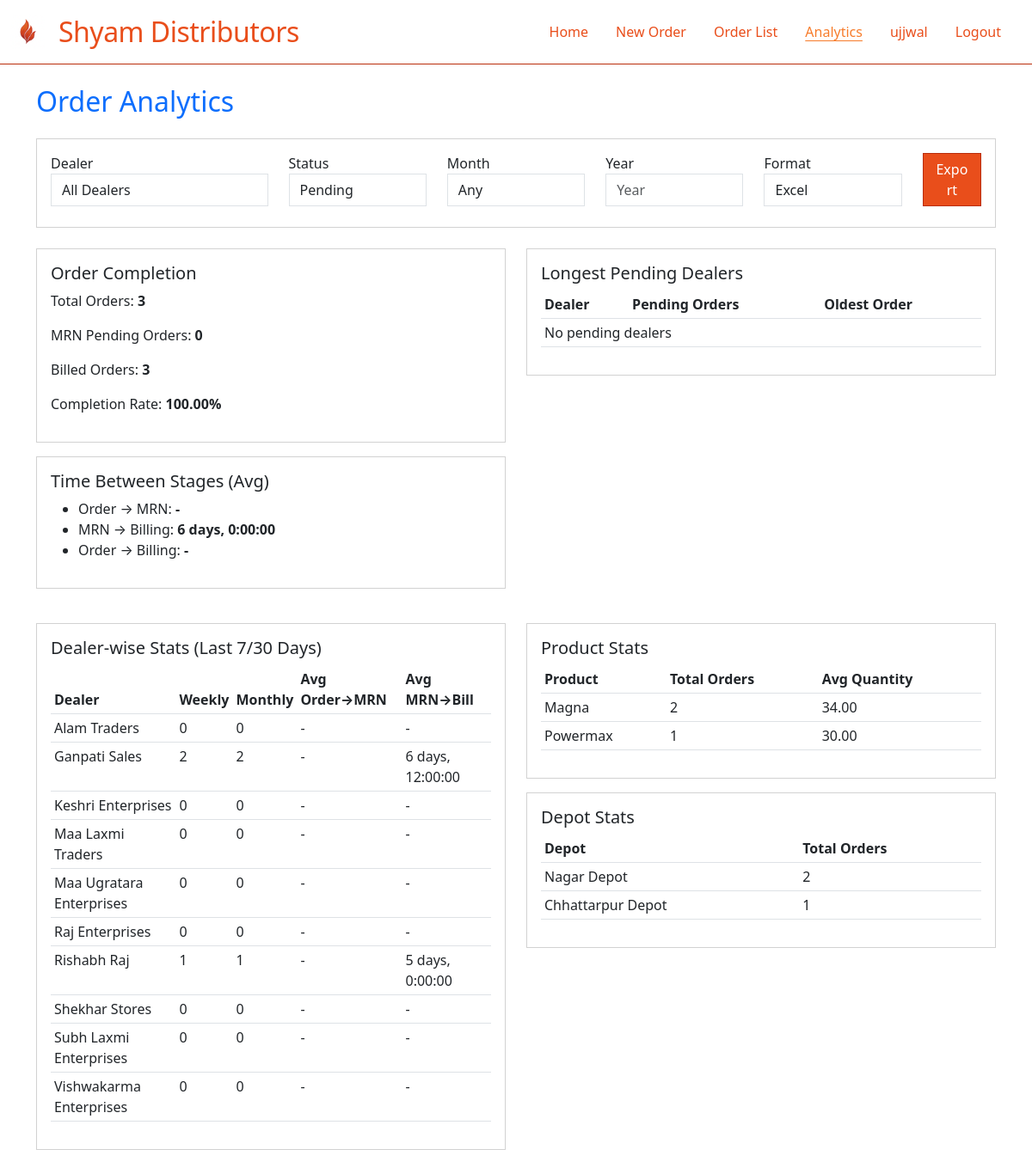
The page /orders/analytics/ (signed in) on the database its author committed.
### sylvia/models.py (models this page shows, shortened)
class BaseModel(models.Model):
    created_at = models.DateTimeField(auto_now_add=True)
    updated_at = models.DateTimeField(auto_now=True)
    created_by = models.ForeignKey(User, on_delete=models.SET_NULL, null=True, blank=True)
    class Meta:
        abstract = True

class Dealer(BaseModel):
    name = models.CharField(max_length=200)
    code = models.CharField(max_length=20, unique=True)
    contact_person = models.CharField(max_length=100, blank=True)
    phone = models.CharField(max_length=15, validators=[
        RegexValidator(regex=r'^\+?1?\d{9,15}$', message="Enter a valid phone number.")
    ])
    whatsapp_number = models.CharField(max_length=15, blank=True, validators=[
        RegexValidator(regex=r'^\+?1?\d{9,15}$', message="Enter a valid WhatsApp number.")
    ])
    email = models.EmailField(blank=True)
    address = models.TextField(blank=True)
    city = models.CharField(max_length=50, blank=True)
    state = models.CharField(max_length=50, blank=True)
    pincode = models.CharField(max_length=6, blank=True)
    gstin = models.CharField(max_length=15, blank=True, unique=True, null=True)
    is_active = models.BooleanField(default=True)
    credit_limit = models.DecimalField(max_digits=10, decimal_places=2, default=0)
    credit_days = models.IntegerField(default=0)
    class Meta:
        ordering = ['name']

class Product(BaseModel):
    name = models.CharField(max_length=100, unique=True)
    code = models.CharField(max_length=20, unique=True)
    description = models.TextField(blank=True)
    unit = models.CharField(max_length=20, default='MT')  # Metric Ton
    is_active = models.BooleanField(default=True)
    class Meta:
        ordering = ['name']

class Depot(BaseModel):
    name = models.CharField(max_length=100, unique=True)
    code = models.CharField(max_length=10, unique=True)
    address = models.TextField(blank=True)
    city = models.CharField(max_length=50)
    state = models.CharField(max_length=50)
    pincode = models.CharField(max_length=6, blank=True)
    is_active = models.BooleanField(default=True)
    class Meta:
        ordering = ['name']

### orders/views.py (the view)
# urls.py: path('analytics/', analytics, name='analytics'),
@login_required
def analytics(request):
    from sylvia.models import Order, Dealer
    now = timezone.now()
    orders = Order.objects.all()
    orders_with_dates = orders.exclude(mrn_date=None).exclude(bill_date=None)
    order_to_mrn = ExpressionWrapper(F('mrn_date') - F('order_date'), output_field=DurationField())
    mrn_to_bill = ExpressionWrapper(F('bill_date') - F('mrn_date'), output_field=DurationField(
    ))
    order_to_bill = ExpressionWrapper(F('bill_date') - F('order_date'), output_field=DurationField())
    time_stats = orders_with_dates.aggregate(
        avg_order_to_mrn=Avg(order_to_mrn),
        avg_mrn_to_bill=Avg(mrn_to_bill),
        avg_order_to_bill=Avg(order_to_bill),
        min_order_to_mrn=Min(order_to_mrn),
        max_order_to_mrn=Max(order_to_mrn),
        min_mrn_to_bill=Min(mrn_to_bill),
        max_mrn_to_bill=Max(mrn_to_bill),
        min_order_to_bill=Min(order_to_bill),
        max_order_to_bill=Max(order_to_bill),
    )
    dealer_stats = []
    for dealer in Dealer.objects.all():
        dealer_orders = orders.filter(dealer=dealer)
        weekly = dealer_orders.filter(order_date__gte=now-timedelta(days=7)).count()
        monthly = dealer_orders.filter(order_date__gte=now-timedelta(days=30)).count()
        avg_order_to_mrn = dealer_orders.exclude(mrn_date=None).aggregate(avg=Avg(order_to_mrn))['avg']
        avg_mrn_to_bill = dealer_orders.exclude(mrn_date=None).exclude(bill_date=None).aggregate(avg=Avg(mrn_to_bill))['avg']
        dealer_stats.append({
            'dealer_id': dealer.id,
            'dealer': dealer.name,
            'weekly_orders': weekly,
            'monthly_orders': monthly,
            'avg_order_to_mrn': avg_order_to_mrn,
            'avg_mrn_to_bill': avg_mrn_to_bill,
        })
    pending_orders = orders.filter(mrn_date=None) | orders.filter(bill_date=None)
    pending_dealers = pending_orders.values('dealer__name').annotate(
        pending_count=Count('id'),
        oldest_order=Min('order_date')
    ).order_by('-pending_count', 'oldest_order')[:10]
    product_stats = orders.values('order_items__product__name').annotate(
        total_orders=Count('id'),
        avg_quantity=Avg('order_items__quantity')
    ).order_by('-total_orders')
    depot_stats = orders.values('depot__name').annotate(
        total_orders=Count('id')
    ).order_by('-total_orders')
    completed_orders = orders.filter(status='BILLED').count()
    mrn_pending_orders = orders.filter(status='PENDING').count()
    total_orders = orders.count()
    percent_completed = (completed_orders / total_orders * 100) if total_orders else 0
    context = {
        'time_stats': time_stats,
        'dealer_stats': dealer_stats,
        'mrn_created_orders': mrn_pending_orders,
        'pending_dealers': pending_dealers,
        'product_stats': product_stats,
        'depot_stats': depot_stats,
        'percent_completed': percent_completed,
        'total_orders': total_orders,
        'completed_orders': completed_orders,
    }
    return render(request, 'orders/analytics.html', context)

### orders/templates/orders/analytics.html (shortened to what this page needs)
{% extends 'base.html' %}
{% block content %}
<div class="container py-4">
  <h2 class="mb-4 text-primary">Order Analytics</h2>
  <form class="card p-3 mb-4" method="get" action="{% url 'export_analytics' %}" target="_blank">
    <div class="row align-items-end">
      <div class="col-md-3 mb-2">
        <label for="dealer">Dealer</label>
        <select class="form-control" id="dealer" name="dealer">
          <option value="">All Dealers</option>
        </select>
      </div>
      <div class="col-md-2 mb-2">
        <label for="status">Status</label>
        <select class="form-control" id="status" name="status">
          <option value="PENDING">Pending</option>
        </select>
      </div>
      <div class="col-md-2 mb-2">
        <label for="month">Month</label>
        <select class="form-control" id="month" name="month">
          <option value="">Any</option>
        </select>
      </div>
      <div class="col-md-2 mb-2">
        <label for="year">Year</label>
        <input type="number" class="form-control" id="year" name="year" min="2020" max="2100" placeholder="Year">
      </div>
      <div class="col-md-2 mb-2">
        <label for="format">Format</label>
        <select class="form-control" id="format" name="format">
          <option value="excel">Excel</option>
        </select>
      </div>
      <div class="col-md-1 mb-2">
        <button type="submit" class="btn btn-primary w-100">Export</button>
      </div>
    </div>
  </form>
  <div class="row mb-4">
    <div class="col-md-6">
      <div class="card p-3 mb-3">
        <h5>Order Completion</h5>
        <p>Total Orders: <strong>{{ total_orders }}</strong></p>
        <p>MRN Pending Orders: <strong>{{ mrn_created_orders }}</strong></p>
        <p>Billed Orders: <strong>{{ completed_orders }}</strong></p>
        <p>Completion Rate: <strong>{{ percent_completed|floatformat:2 }}%</strong></p>
      </div>
      <div class="card p-3 mb-3">
        <h5>Time Between Stages (Avg)</h5>
        <ul>
          <li>Order → MRN: <strong>{{ time_stats.avg_order_to_mrn|default:'-' }}</strong></li>
          <li>MRN → Billing: <strong>{{ time_stats.avg_mrn_to_bill|default:'-' }}</strong></li>
          <li>Order → Billing: <strong>{{ time_stats.avg_order_to_bill|default:'-' }}</strong></li>
        </ul>
      </div>
    </div>
    <div class="col-md-6">
      <div class="card p-3 mb-3">
        <h5>Longest Pending Dealers</h5>
        <table class="table table-sm">
          <thead><tr><th>Dealer</th><th>Pending Orders</th><th>Oldest Order</th></tr></thead>
          <tbody>
            {% for d in pending_dealers %}
            <tr>
              <td>{{ d.dealer__name }}</td>
              <td>{{ d.pending_count }}</td>
              <td>{{ d.oldest_order|date:'jS M Y' }}</td>
            </tr>
            {% empty %}
            <tr><td colspan="3">No pending dealers</td></tr>
            {% endfor %}
          </tbody>
        </table>
      </div>
    </div>
  </div>
  <div class="row mb-4">
    <div class="col-md-6">
      <div class="card p-3 mb-3">
        <h5>Dealer-wise Stats (Last 7/30 Days)</h5>
        <table class="table table-sm">
          <thead><tr><th>Dealer</th><th>Weekly</th><th>Monthly</th><th>Avg Order→MRN</th><th>Avg MRN→Bill</th></tr></thead>
          <tbody>
            {% for stat in dealer_stats %}
            <tr>
              <td>{{ stat.dealer }}</td>
              <td>{{ stat.weekly_orders }}</td>
              <td>{{ stat.monthly_orders }}</td>
              <td>{{ stat.avg_order_to_mrn|default:'-' }}</td>
              <td>{{ stat.avg_mrn_to_bill|default:'-' }}</td>
            </tr>
            {% empty %}
            <tr><td colspan="5">No dealer data</td></tr>
            {% endfor %}
          </tbody>
        </table>
      </div>
    </div>
    <div class="col-md-6">
      <div class="card p-3 mb-3">
        <h5>Product Stats</h5>
        <table class="table table-sm">
          <thead><tr><th>Product</th><th>Total Orders</th><th>Avg Quantity</th></tr></thead>
          <tbody>
            {% for p in product_stats %}
            <tr>
              <td>{{ p.order_items__product__name }}</td>
              <td>{{ p.total_orders }}</td>
              <td>{{ p.avg_quantity|floatformat:2 }}</td>
            </tr>
            {% empty %}
            <tr><td colspan="3">No product data</td></tr>
            {% endfor %}
          </tbody>
        </table>
      </div>
      <div class="card p-3 mb-3">
        <h5>Depot Stats</h5>
        <table class="table table-sm">
          <thead><tr><th>Depot</th><th>Total Orders</th></tr></thead>
          <tbody>
            {% for d in depot_stats %}
            <tr>
              <td>{{ d.depot__name }}</td>
              <td>{{ d.total_orders }}</td>
            </tr>
            {% empty %}
            <tr><td colspan="2">No depot data</td></tr>
            {% endfor %}
          </tbody>
        </table>
      </div>
    </div>
  </div>
</div>
{% endblock %}

### orders/templates/base.html (shortened to what this page needs)
{% load static %}
<!DOCTYPE html>
<html lang="en">
<head>
    <link href="https://cdn.jsdelivr.net/npm/bootstrap@5.3.0/dist/css/bootstrap.min.css" rel="stylesheet">
    <link rel="stylesheet" href="{% static 'orders/theme.css' %}">
</head>
<body>
    <nav class="navbar navbar-expand-lg">
      <div class="container-fluid">
        <a class="navbar-brand d-flex align-items-center" href="/">
          <img src="{% static 'orders/logo.png' %}" alt="Logo" class="navbar-logo">
          Shyam Distributors
        </a>
        <div class="collapse navbar-collapse" id="navbarNav">
          <ul class="navbar-nav ms-auto">
            <li class="nav-item"><a class="nav-link {% if request.path == '/' %}active{% endif %}" href="/">Home</a></li>
            <li class="nav-item"><a class="nav-link {% if request.path == '/orders/order-workflow/' %}active{% endif %}" href="/orders/order-workflow/">New Order</a></li>
            <li class="nav-item"><a class="nav-link {% if request.path == '/orders/orders/' %}active{% endif %}" href="/orders/orders/">Order List</a></li>
            <li class="nav-item"><a class="nav-link {% if request.path == '/orders/analytics/' %}active{% endif %}" href="/orders/analytics/">Analytics</a></li>
            {% if user.is_authenticated %}
              <li class="nav-item">
                <span class="nav-link">{{ user.get_full_name|default:user.username }}</span>
              </li>
              <li class="nav-item"><a class="nav-link" href="/logout/">Logout</a></li>
            {% else %}
              <li class="nav-item"><a class="nav-link {% if request.path == '/login/' %}active{% endif %}" href="/login/">Login</a></li>
            {% endif %}
          </ul>
        </div>
      </div>
    </nav>
    {% block content %}{% endblock %}
</body>
</html>

### orders/static/orders/theme.css (style rules this page uses)
:root { --primary: #e94e1b; --secondary: #f77c2b; --accent: #b92d0b; --background: #fff; --text: #2d2d2d; }
body { background: var(--background); color: var(--text); }
.navbar { background: #fff; color: var(--primary); border-radius: 0 !important; box-shadow: none; border-bottom: 1px solid var(--accent); }
.navbar .navbar-brand { color: var(--primary); font-size: 2rem; letter-spacing: -0.5px; }
.navbar .nav-link { color: var(--primary) !important; font-weight: 500; margin-right: 1rem; border-radius: 0 !important; }
.navbar .nav-link.active, .navbar .nav-link[aria-current="page"] { color: var(--secondary) !important; text-decoration: underline !important; text-underline-offset: 4px; }
.card, .table, .form-control, .btn, .form-select { border-radius: 0 !important; }
.table thead { background: var(--secondary); color: #fff; }
.btn-primary { background: var(--primary); border-color: var(--accent); color: #fff; }
.card, .form-control, .btn, .form-select { box-shadow: none !important; }
.navbar-logo { height: 40px; width: 40px; margin-right: 1rem; }

### rows shown on the page
Dealer: dealer "Alam Traders"
Dealer: dealer "Ganpati Sales"
Dealer: dealer "Keshri Enterprises"
Dealer: dealer "Maa Laxmi Traders"
Dealer: dealer "Maa Ugratara Enterprises"
Dealer: dealer "Raj Enterprises"
Dealer: dealer "Rishabh Raj"
Dealer: dealer "Shekhar Stores"
Dealer: dealer "Subh Laxmi Enterprises"
Dealer: dealer "Vishwakarma Enterprises"
Product: order_items__product__name "Magna", total_orders "2", avg_quantity "34.00"
Product: order_items__product__name "Powermax", total_orders "1", avg_quantity "30.00"
Depot: depot__name "Nagar Depot", total_orders "2"
Depot: depot__name "Chhattarpur Depot", total_orders "1"

### other values the page prints
{{ user.get_full_name|default:user.username }} "ujjwal"
{{ total_orders }} "3"
{{ mrn_created_orders }} "0"
{{ completed_orders }} "3"
{{ percent_completed|floatformat:2 }} "100.00"
{{ time_stats.avg_order_to_mrn|default:'-' }} "-"
{{ time_stats.avg_mrn_to_bill|default:'-' }} "6 days, 0:00:00"
{{ time_stats.avg_order_to_bill|default:'-' }} "-"
{{ stat.weekly_orders }} "0" "2" "0" "0" "0" "0" "1" "0" "0" "0"
{{ stat.monthly_orders }} "0" "2" "0" "0" "0" "0" "1" "0" "0" "0"
{{ stat.avg_order_to_mrn|default:'-' }} "-" "-" "-" "-" "-" "-" "-" "-" "-" "-"
{{ stat.avg_mrn_to_bill|default:'-' }} "-" "6 days, 12:00:00" "-" "-" "-" "-" "5 days, 0:00:00" "-" "-" "-"
